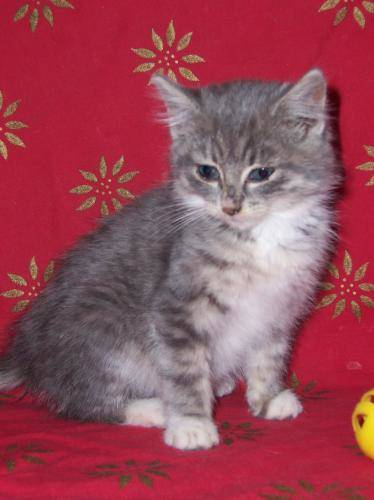
#> input picture block4/train/cat.110.jpg, 374 x 500 px; its folder holds only this picture in this run
$ jupyter execute --allow-errors ex1.ipynb   (shell and % lines are left out)
#> lines starting #> are read from the running program, lines starting #| are printed output that depends on the picture
[cell 1]
from IPython.display import Image
from imutils import paths
import numpy as np
import cv2
import os

[cell 2]
def extract_histogram(image, bins=(8, 8, 8)):
    hist = cv2.calcHist([image], [0, 1, 2], None, bins, [0, 256, 0, 256, 0, 256])
    cv2.normalize(hist, hist)
    return hist.flatten()

[cell 3]
imagePaths = sorted(list(paths.list_images('train')))
trainData = []
labels = []

for (i, imagePath) in enumerate(imagePaths):
    image = cv2.imread(imagePath, 1)
#> image is the input picture: shape (500, 374, 3); mean B, G, R 87.5, 73, 151.4
    label = imagePath.split(os.path.sep)[-1].split(".")[0]
    hist = extract_histogram(image)
#> hist = 512 values, max 0.785 at index 69, min 0 at index 6, mean 0.00662
    trainData.append(hist)
    labels.append(label)

[cell 4]
Y = [1 if x == 'cat' else 0 for x in labels]

[cell 5]
print(Y[0])
Image(filename=imagePaths[0])

[cell 6]
from sklearn.ensemble import BaggingClassifier
from sklearn.tree import DecisionTreeClassifier

tree = DecisionTreeClassifier(criterion='entropy', #критерий разделения
                              min_samples_leaf=10, #минимальное число объектов в листе
                              max_leaf_nodes=20, #максимальное число листьев
                              random_state=336)
bagging = BaggingClassifier(tree, #базовый алгоритм
                            n_estimators=21, #количество деревьев
                            random_state=336)
bagging.fit(trainData, Y)

[cell 7]
from sklearn.svm import LinearSVC

svm = LinearSVC(random_state = 336, C = 1.51)
#> (the rest of this cell did not finish here and is left out)

[cell 8]
from sklearn.ensemble import RandomForestClassifier

forest = RandomForestClassifier(n_estimators=21, #количество деревьев
                             criterion='entropy', #критерий разделения
                              min_samples_leaf=10, #минимальное число объектов в листе
                              max_leaf_nodes=20, #максимальное число листьев
                              random_state=336)
forest.fit(trainData, Y)

[cell 9]
from sklearn.linear_model import LogisticRegression

lr = LogisticRegression(solver='lbfgs', random_state=336)

[cell 10]
from sklearn.ensemble import StackingClassifier

base_estimators = [('SVM', svm), ('Bagging DT', bagging), ('DecisionForest', forest)]
sclf = StackingClassifier(estimators=base_estimators, final_estimator=lr, cv=2)
#> (the rest of this cell did not finish here and is left out)

#> (a cell that did not finish here is left out)

[cell 12]
singleImage = cv2.imread('test/dog.1038.jpg')
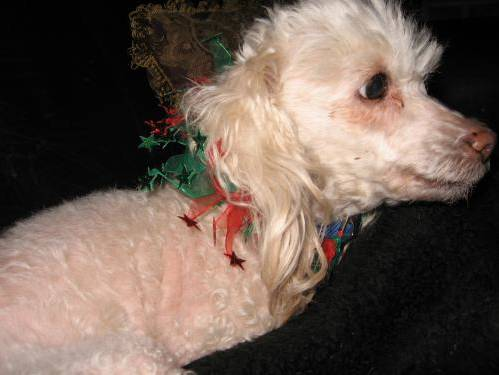
#> input picture block4/test/dog.1038.jpg, 499 x 375 px
#> singleImage is the input picture: shape (375, 499, 3); mean B, G, R 81.7, 91.6, 108.3
histt = extract_histogram(singleImage)
#> histt = 512 values, max 0.92 at index 0, min 0 at index 6, mean 0.00451
histt2 = histt.reshape(1, -1)
#> (the rest of this cell did not finish here and is left out)

[cell 13]
singleImage = cv2.imread('test/cat.1012.jpg')
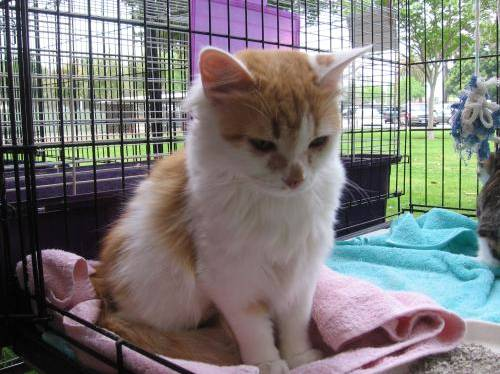
#> input picture block4/test/cat.1012.jpg, 500 x 374 px
#> singleImage is the input picture: shape (374, 500, 3); mean B, G, R 120.2, 121.3, 123.5
histt = extract_histogram(singleImage)
#> histt = 512 values, max 0.446 at index 0, min 0 at index 3, mean 0.0107
histt2 = histt.reshape(1, -1)
#> (the rest of this cell did not finish here and is left out)

[cell 14]
singleImage = cv2.imread('test/cat.1022.jpg')
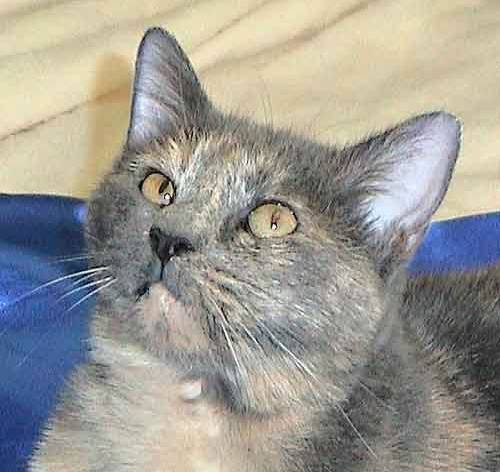
#> input picture block4/test/cat.1022.jpg, 500 x 472 px
#> singleImage is the input picture: shape (472, 500, 3); mean B, G, R 148.1, 155.3, 157.6
histt = extract_histogram(singleImage)
#> histt = 512 values, max 0.669 at index 374, min 0 at index 2, mean 0.00725
histt2 = histt.reshape(1, -1)
#> (the rest of this cell did not finish here and is left out)

[cell 15]
singleImage = cv2.imread('test/dog.1021.jpg')
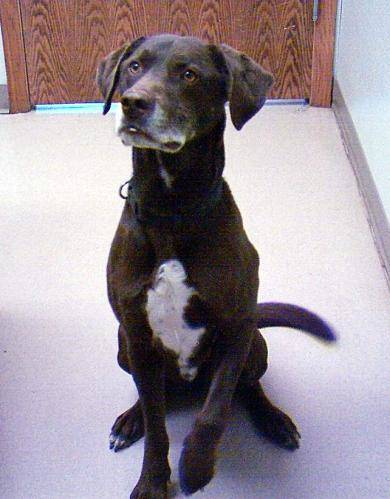
#> input picture block4/test/dog.1021.jpg, 390 x 499 px
#> singleImage is the input picture: shape (499, 390, 3); mean B, G, R 151.7, 143.6, 154.2
histt = extract_histogram(singleImage)
#> histt = 512 values, max 0.8 at index 511, min 0 at index 3, mean 0.00683
histt2 = histt.reshape(1, -1)
#> (the rest of this cell did not finish here and is left out)
